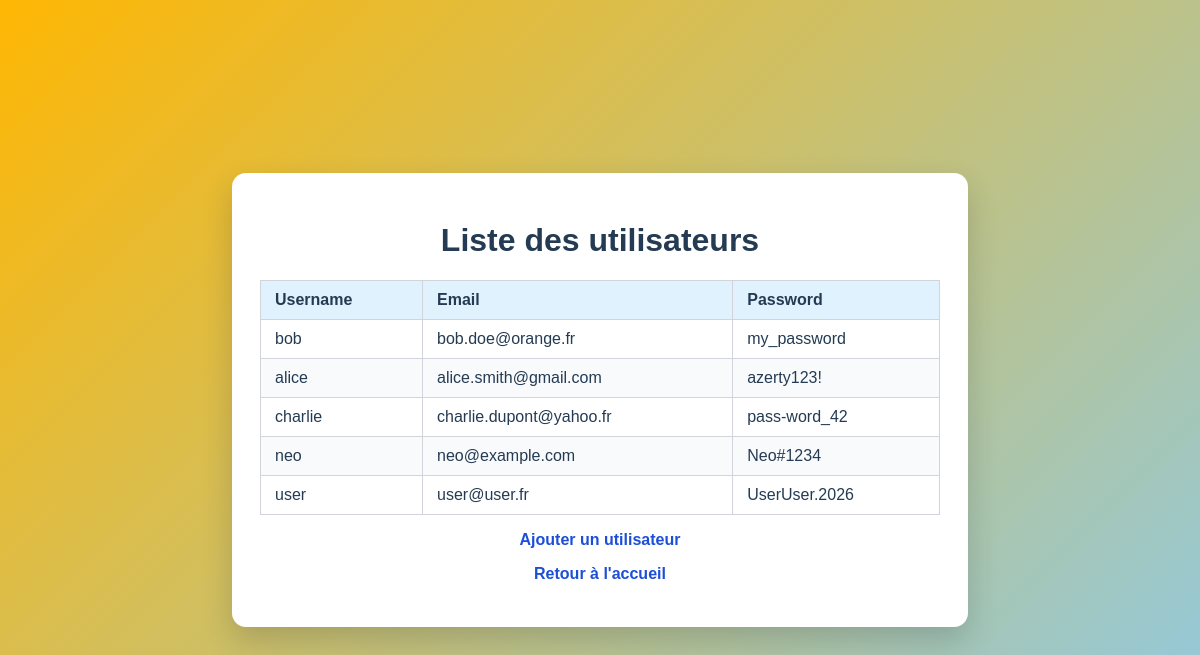
The app's page /users (signed in) with its own data.
### tables this page shows
CREATE TABLE users (
            id INTEGER PRIMARY KEY AUTOINCREMENT,
            username TEXT NOT NULL,
            email TEXT NOT NULL,
            password TEXT NOT NULL
        );

### controller.py (the view)
@app.route("/users", methods=["GET"])
@require_login
def users_controller() -> str:
    users = model.get_users()
    return render_template("users.html", users=users)

### controller.py (called while the page is built)
def require_login(f):
    @wraps(f)
    def decorated_function(*args, **kwargs):
        username = request.cookies.get("username")
        if not username:
            return redirect(url_for("login_controller"))
        return f(*args, **kwargs)
    return decorated_function

### model.py (called while the page is built)
def _connect() -> sqlite3.Connection:
    return sqlite3.connect(DB_PATH)

def get_users() -> list[list[str]]:
    with _connect() as conn:
        rows = conn.execute(
            'SELECT username, email, password FROM users ORDER BY id'
        ).fetchall()
    return [ [row[0], row[1], row[2]] for row in rows]

### templates/users.html (shortened to what this page needs)
<!DOCTYPE html>
<html>
<head>
    <link rel="stylesheet" href="{{ url_for('static', filename='style.css') }}">
</head>
<body>
    <main class="page-card">
        <h1>Liste des utilisateurs</h1>
        <table>
            <thead>
                <tr>
                    <th>Username</th>
                    <th>Email</th>
                    <th>Password</th>
                </tr>
            </thead>
            <tbody>
                {% for user in users %}
                <tr>
                    <td>{{ user[0] }}</td>
                    <td>{{ user[1] }}</td>
                    <td>{{ user[2] }}</td>
                </tr>
                {% endfor %}
            </tbody>
        </table>
        <p><a href="{{ url_for('user_form_controller') }}">Ajouter un utilisateur</a></p>
        <p><a href="{{ url_for('index_controller') }}">Retour à l'accueil</a></p>
    </main>
</body>
</html>

### static/style.css (style rules this page uses)
body { margin: 0; min-height: 100vh; display: grid; place-items: center; font-family: Arial, sans-serif; color: #243b53; background: linear-gradient(135deg, #ffb703, #8ecae6); }
.page-card { width: min(680px, 90vw); background-color: #ffffff; border-radius: 14px; padding: 28px; box-shadow: 0 14px 30px rgba(31, 41, 55, 0.2); text-align: center; }
a { color: #1d4ed8; font-weight: 700; text-decoration: none; }
table { width: 100%; border-collapse: collapse; margin: 16px 0; }
th, td { padding: 10px 14px; border: 1px solid #d1d5db; text-align: left; }
th { background-color: #e0f2fe; font-weight: 700; }
tr:nth-child(even) td { background-color: #f8fafc; }

### records on screen
users: username "bob", email "bob.doe@orange.fr", password "my_password"
users: username "alice", email "alice.smith@gmail.com", password "azerty123!"
users: username "charlie", email "charlie.dupont@yahoo.fr", password "pass-word_42"
users: username "neo", email "neo@example.com", password "Neo#1234"
users: username "user", email "user@user.fr", password "UserUser.2026"
